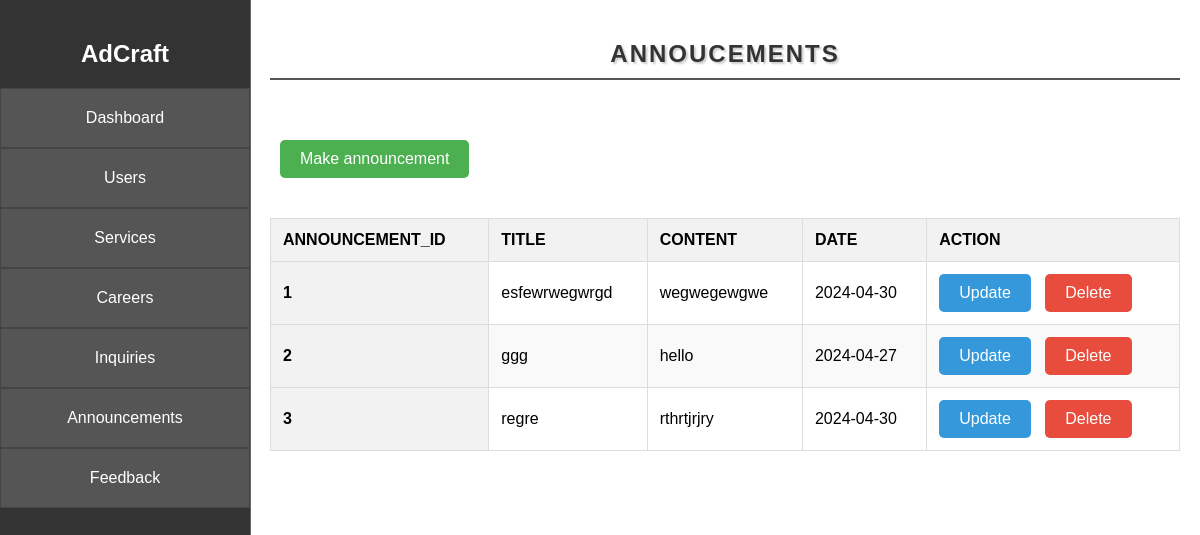
Screenshot of /Admindash/Hello/display.php with the database file from the repository.
### tables this page shows
CREATE TABLE `announcement` (
  `Announcement_id` varchar(10) NOT NULL,
  `Title` varchar(100) NOT NULL,
  `Content` varchar(300) NOT NULL,
  `Date` date NOT NULL
);

### Admindash/Hello/display.php (the view, shortened to what this page needs)
<?php
include 'connect.php';
?>
<!DOCTYPE html>
<html lang="en">
<head>
   <link rel="stylesheet" href="ancstyle.css">
   <link rel="stylesheet" href="../styles.css">
</head>
<body>
    <div class="sidebar">
        <h2>AdCraft</h2>
        <ul>
        <li><a href="../index.php" class="active">Dashboard</a></li>
            <li><a href="../users/admin.php">Users</a></li>
            <li><a href="../Inquiry/adminview.php">Services</a></li>
            <li><a href="../Careers/front.php">Careers</a></li>
            <li><a href="../contactus/display.php">Inquiries</a></li>
            <li><a href="#">Announcements</a></li>
            <li><a href="../feedback/admin.php">Feedback</a></li>
        </ul>
    </div>
    <div class="content">
<div class="display">
    <h2 class="createform">Annoucements</h2>
  <div class="container">
      <button class="make"> <a href="anc.php"> Make announcement </a></button>
  </div>
  <br>
      <br>
  <table class="table">
    <thead>
      <tr>
         <th>Announcement_id</th>
        <th>Title</th>
        <th>Content</th>
        <th>Date</th>
        <th>Action</th>
      </tr>
    </thead>
    <tbody>
    <?php
    $sql = "select * from announcement";
    $result = mysqli_query($con,$sql);
    if($result)
    {
      while($row = mysqli_fetch_assoc($result)){
          $id = $row['Announcement_id'];
          $title = $row['Title'];
          $content = $row['Content'];
          $date = $row['Date'];
          echo '<tr>
          <th scope="row">'.$id.'</th>
          <td>'.$title.'</td>
          <td>'.$content.'</td>
          <td>'.$date.'</td>
          <td>
          <button class="update"><a href="update.php?updateid=' .$id. ' ">Update</a></button>
          <button class="delete"><a href="delete.php?deleteid=' .$id. ' ">Delete</a></button>
          </td>
        </tr>';
      }
    }
  ?>
    </tbody>
  </table>
</div>
    </div>
</body>
</html>

### Admindash/Hello/ancstyle.css (style rules this page uses)
.table { width: 100%; border-collapse: collapse; border-spacing: 0; }
.table th { background-color: #f2f2f2; border: 1px solid #ddd; padding: 12px; text-align: left; font-weight: bold; text-transform: uppercase; }
.table td { border: 1px solid #ddd; padding: 12px; }
.table tbody tr:nth-child(even) { background-color: #f9f9f9; }
.make { background-color: #4CAF50; border: none; color: white; padding: 10px 20px; text-align: center; text-decoration: none; display: inline-block; font-size: 16px; margin: 4px 2px; cursor: pointer; border-radius: 5px; margin-top: 40px; margin-left: 10px; }
.make a { color: inherit; text-decoration: none; }
.update { background-color: #3498db; border: none; color: white; padding: 10px 20px; text-align: center; text-decoration: none; display: inline-block; font-size: 16px; margin-right: 10px; border-radius: 5px; cursor: pointer; }
.update a { color: inherit; text-decoration: none; }
.delete { background-color: #e74c3c; border: none; color: white; padding: 10px 20px; text-align: center; text-decoration: none; display: inline-block; font-size: 16px; border-radius: 5px; cursor: pointer; }
.delete a { color: inherit; text-decoration: none; }
.createform { font-size: 24px; color: #333; margin-bottom: 20px; text-align: center; text-transform: uppercase; font-weight: bold; letter-spacing: 2px; text-shadow: 2px 2px 2px rgba(0, 0, 0, 0.2); border-bottom: 2px solid #555; padding-bottom: 10px; }

### Admindash/styles.css (style rules this page uses)
body { margin: 0; font-family: Arial, sans-serif; background-image: url(main.png); background-repeat: no-repeat; background-size: cover; }
.sidebar { height: 100%; width: 250px; position: fixed; top: 0; left: 0; background-color: #333; padding-top: 20px; padding-bottom: 20px; border-right: 1px solid #666; }
.sidebar h2 { color: #fff; text-align: center; font-size: 24px; margin-bottom: 20px; }
.sidebar ul { list-style-type: none; padding: 0; margin: 0; }
.sidebar ul li { padding: 0px; text-align: center; }
.sidebar ul li a { color: #fff; text-decoration: none; display: block; padding: 20px; border: 1px solid #444; background-color: #555; transition: background-color 0.3s; }
.content { margin-left: 250px; padding: 20px; }

### rows the page displays
announcement: Announcement_id "1", Title "esfewrwegwrgd", Content "wegwegewgwe", Date "2024-04-30"
announcement: Announcement_id "2", Title "ggg", Content "hello", Date "2024-04-27"
announcement: Announcement_id "3", Title "regre", Content "rthrtjrjry", Date "2024-04-30"
